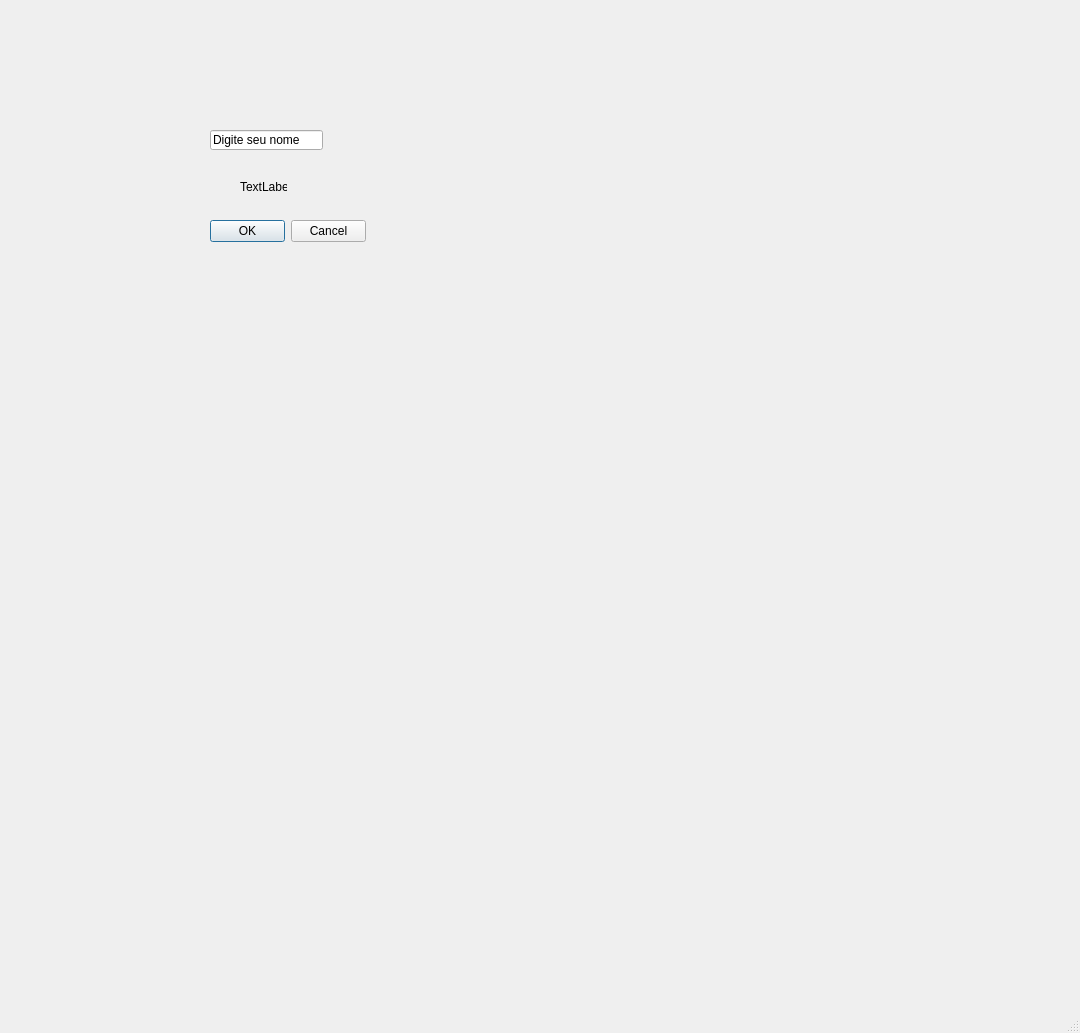
<?xml version="1.0" encoding="UTF-8"?>
<ui version="4.0">
 <class>MainWindow</class>
 <widget class="QMainWindow" name="MainWindow">
  <property name="geometry">
   <rect>
    <x>0</x>
    <y>0</y>
    <width>1080</width>
    <height>1033</height>
   </rect>
  </property>
  <property name="windowTitle">
   <string>MainWindow</string>
  </property>
  <widget class="QWidget" name="centralwidget">
   <widget class="QDialogButtonBox" name="buttonBox">
    <property name="geometry">
     <rect>
      <x>210</x>
      <y>220</y>
      <width>156</width>
      <height>23</height>
     </rect>
    </property>
    <property name="standardButtons">
     <set>QDialogButtonBox::Cancel|QDialogButtonBox::Ok</set>
    </property>
   </widget>
   <widget class="QLabel" name="label">
    <property name="geometry">
     <rect>
      <x>240</x>
      <y>130</y>
      <width>47</width>
      <height>13</height>
     </rect>
    </property>
    <property name="text">
     <string/>
    </property>
   </widget>
   <widget class="QLabel" name="label_2">
    <property name="geometry">
     <rect>
      <x>240</x>
      <y>180</y>
      <width>47</width>
      <height>13</height>
     </rect>
    </property>
    <property name="text">
     <string>TextLabel</string>
    </property>
   </widget>
   <widget class="QLineEdit" name="lineEdit">
    <property name="geometry">
     <rect>
      <x>210</x>
      <y>130</y>
      <width>113</width>
      <height>20</height>
     </rect>
    </property>
    <property name="text">
     <string>Digite seu nome</string>
    </property>
   </widget>
  </widget>
  <widget class="QMenuBar" name="menubar">
   <property name="geometry">
    <rect>
     <x>0</x>
     <y>0</y>
     <width>1080</width>
     <height>21</height>
    </rect>
   </property>
  </widget>
  <widget class="QStatusBar" name="statusbar"/>
 </widget>
 <resources/>
 <connections/>
</ui>
